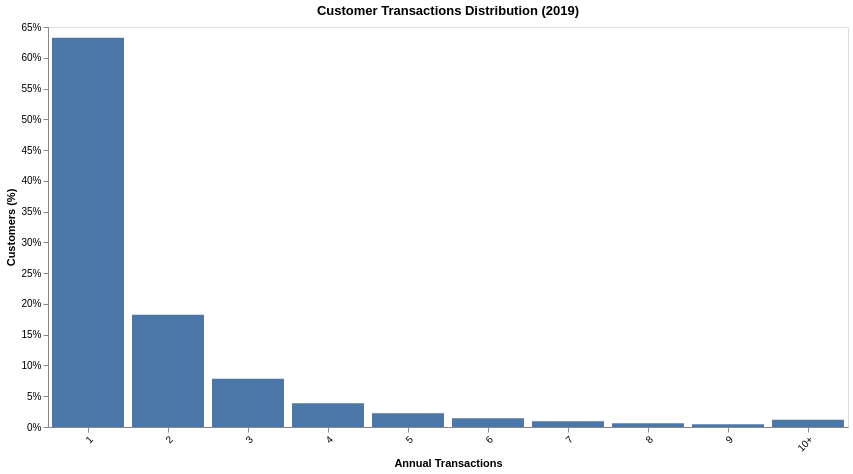

The code cell stored with this chart in its notebook:
### Code cell
bins = (list(range(1, 10 + 1, 1)) + [np.inf])
labels = [str(i) for i in range(1, 10, 1)] + ["10+"]

distribution_barplot(
    create_distribution(
        cust_data_2019, 
        column="NumTrans",
        bins=bins,
        labels=labels
    ),
    column="NumTrans",
    title="Customer Transactions Distribution (2019)",
    x_title="Annual Transactions"
)

### Figure 1 — Vega-Lite specification as saved in the notebook (floating-point values rounded to 4 significant figures)
{"config": {"view": {"continuousWidth": 300, "continuousHeight": 300}, "axis": {"grid": false}}, "data": {"name": "data-f1a9b1982d0d54fe4b7b48ef0287bea3"}, "mark": {"type": "bar"}, "encoding": {"tooltip": [{"field": "NumTrans Range", "title": "Range", "type": "nominal"}, {"field": "Customers", "format": ",", "title": "Customers", "type": "quantitative"}, {"field": "Percent", "format": ".1%", "title": "Customers (%)", "type": "quantitative"}], "x": {"axis": {"labelAngle": -45}, "field": "NumTrans Range", "sort": null, "title": "Annual Transactions", "type": "nominal"}, "y": {"axis": {"format": "%"}, "field": "Percent", "title": "Customers (%)", "type": "quantitative"}}, "height": 400, "title": "Customer Transactions Distribution (2019)", "width": 800, "$schema": "https://vega.github.io/schema/vega-lite/v6.4.1.json", "datasets": {"data-f1a9b1982d0d54fe4b7b48ef0287bea3": [{"NumTrans Range": "1", "Customers": 20149, "Percent": 0.6325}, {"NumTrans Range": "2", "Customers": 5810, "Percent": 0.1824}, {"NumTrans Range": "3", "Customers": 2498, "Percent": 0.07842}, {"NumTrans Range": "4", "Customers": 1231, "Percent": 0.03864}, {"NumTrans Range": "5", "Customers": 715, "Percent": 0.02245}, {"NumTrans Range": "6", "Customers": 449, "Percent": 0.0141}, {"NumTrans Range": "7", "Customers": 304, "Percent": 0.009543}, {"NumTrans Range": "8", "Customers": 189, "Percent": 0.005933}, {"NumTrans Range": "9", "Customers": 138, "Percent": 0.004332}, {"NumTrans Range": "10+", "Customers": 372, "Percent": 0.01168}]}}
